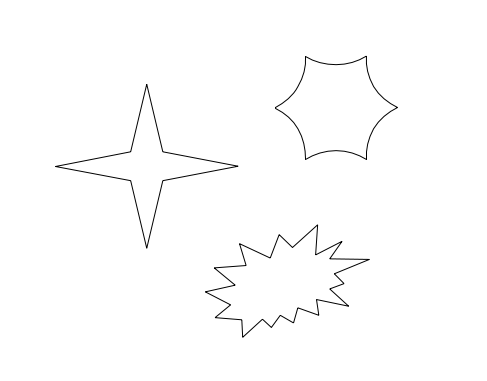
#> input picture lab8/con.png, 487 x 381 px
$ python esquinas.py con.png 5   (Python 2 division)
#> lines starting #> are read from the running program, lines starting #| are printed output that depends on the picture
#> in main, imagen_original is the input picture: PIL image 487x381 RGB; min 0, max 255, mean 252.7
from PIL import Image
import math
import sys
from sys import argv


def otro_gris(imagen_original):
    #escala de grises
    #toma el valor maximo del rgb de cada pixel

    x, y = imagen_original.size
#> x = 487; y = 381
    imagen_gris = Image.new("RGB", (x,y))
#> imagen_gris: PIL image 487x381 RGB; every value is 0
    pixeles = []
    for a in range(y):
        for b in range(x):
            r, g, b = imagen_original.getpixel((b, a))
            rgb = (r, g, b)
                #se elige el valor mas grande
            maximo = max(rgb)
            data = (maximo, maximo, maximo)
            pixeles.append(data)
#> after the loop, pixeles = 185547 items
    imagen_gris.putdata(pixeles)
    imagen_gris.save("imagen_gris.png")
    return imagen_gris

def esquina(imagen_original):

    x, y = imagen_original.size
#> x = 487; y = 381
    prueba = imagen_original.load()
    nueva_imagen = imagen_original.copy()
    prueba_nueva = nueva_imagen.load()
    minimo = int(argv[2])

    #x es el ancho
    #y es la altura
    for i in range(x):
        for j in range(y):
            pix = []
            for q in [-1, 0, 1]:
                for w in [-1, 0, 1]:
                    if 0 <= i+q  < x and 0 <= j+w  < y:
                        pix.append(prueba[i+q,j+w][1])
            pix.sort()
            mediana= len(pix)/2

            if len(pix)%2 == 0:
		med=(pix[mediana]+pix[mediana-1])/2
            else:
		med=pix[mediana]
            prueba_nueva[i,j] = (med,med,med)

    for i in range(x):
       for j in range(y):
           otro= prueba_nueva[i,j][1]-prueba[i,j][1]
           if otro < 0:
               otro = 0
           if otro > 255:
               otro = 255
           if otro > minimo:
               prueba[i,j]= (otro,otro,otro)
           else:
               prueba[i,j]=(0,0,0)
    lista = []

    for i in range(x):
        for j in range(y):
            if imagen_original.getpixel((i,j))!=(0,0,255) and imagen_original.getpixel((i,j))!=(0,0,0):
                lista.append(( imagen_original, (0,0,255)))
                for a in range(-2,3):
                    for b in range(-2,3):
                        if 0 <= i+a  < x and 0 <= j+b  < y:
                            prueba[i+a,j+b] = (0,0,255)
#> after the loop, lista = 480 items

    imagen_original.save('esquina.png')
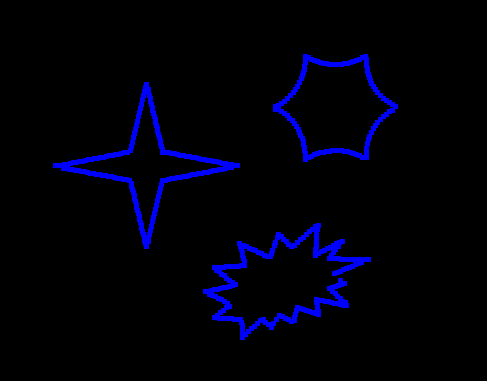
#> saved as esquina.png: PIL image 487x381 RGB; mean R, G, B 0, 0, 11.4
    return imagen_original, lista


# [11 lines of commented-out code are left out]


def main():
    """funcion principal
    """
    try:
   	imagen_inicial = sys.argv[1]
    	#print imagen_inicial
    	imagen_original = Image.open(imagen_inicial)
    	imagen_original = imagen_original.convert('RGB')
    except:
        print "selecciona la imagen"
    	return
    imagen_b = otro_gris(imagen_original)
    nueva = esquina(imagen_b)


if __name__ == "__main__":
    main()
